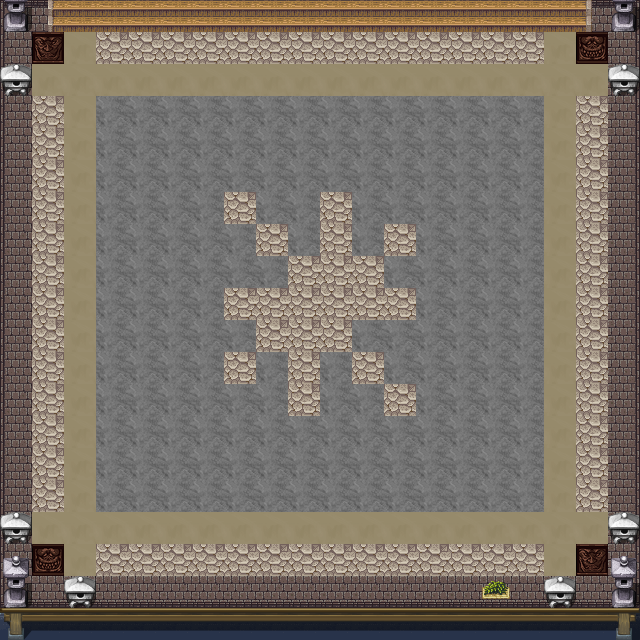

Tiled map render using the project's own tile images. Description and the whole map definition, tile-layer contents included, below:
An orthogonal 20x20 tile map with 32x32 px tiles, 2 tile layers (Tile Layer 1, Tile Layer 2), 3 tilesets.

<map version="1.0" orientation="orthogonal" renderorder="right-down" width="20" height="20" tilewidth="32" tileheight="32" nextobjectid="17">
 <tileset firstgid="1" name="japon2" tilewidth="32" tileheight="32" tilecount="256" columns="16">
  <image source="japon2.png" width="512" height="512" />
  <tile id="129">
   <properties>
    <property name="blocked" type="bool" value="true" />
   </properties>
  </tile>
  <tile id="145">
   <properties>
    <property name="blocked" type="bool" value="true" />
   </properties>
  </tile>
  <tile id="165">
   <properties>
    <property name="blocked" type="bool" value="true" />
   </properties>
  </tile>
  <tile id="166">
   <properties>
    <property name="blocked" type="bool" value="true" />
   </properties>
  </tile>
  <tile id="181">
   <properties>
    <property name="blocked" type="bool" value="true" />
   </properties>
  </tile>
  <tile id="182">
   <properties>
    <property name="blocked" type="bool" value="true" />
   </properties>
  </tile>
 </tileset>
 <tileset firstgid="257" name="hyptosis_til-art-batch-2" tilewidth="32" tileheight="32" tilecount="900" columns="30">
  <image source="hyptosis_til-art-batch-2.png" width="960" height="960" />
  <tile id="140">
   <properties>
    <property name="blocked" type="bool" value="false" />
   </properties>
  </tile>
  <tile id="197">
   <properties>
    <property name="blocked" type="bool" value="true" />
   </properties>
  </tile>
  <tile id="198">
   <properties>
    <property name="blocked" type="bool" value="true" />
   </properties>
  </tile>
  <tile id="199">
   <properties>
    <property name="blocked" type="bool" value="true" />
   </properties>
  </tile>
  <tile id="227">
   <properties>
    <property name="blocked" type="bool" value="true" />
   </properties>
  </tile>
  <tile id="229">
   <properties>
    <property name="blocked" type="bool" value="true" />
   </properties>
  </tile>
  <tile id="250">
   <properties>
    <property name="blocked" type="bool" value="true" />
   </properties>
  </tile>
  <tile id="257">
   <properties>
    <property name="blocked" type="bool" value="true" />
   </properties>
  </tile>
  <tile id="258">
   <properties>
    <property name="blocked" type="bool" value="true" />
   </properties>
  </tile>
  <tile id="259">
   <properties>
    <property name="blocked" type="bool" value="true" />
   </properties>
  </tile>
  <tile id="368">
   <properties>
    <property name="blocked" type="bool" value="false" />
   </properties>
  </tile>
  <tile id="459">
   <properties>
    <property name="blocked" type="bool" value="true" />
   </properties>
  </tile>
  <tile id="670">
   <properties>
    <property name="blocked" type="bool" value="true" />
   </properties>
  </tile>
  <tile id="671">
   <properties>
    <property name="blocked" type="bool" value="true" />
   </properties>
  </tile>
  <tile id="700">
   <properties>
    <property name="blocked" type="bool" value="true" />
   </properties>
  </tile>
  <tile id="701">
   <properties>
    <property name="blocked" type="bool" value="true" />
   </properties>
  </tile>
 </tileset>
 <tileset firstgid="1157" name="hyptosis_tile-art-batch-1" tilewidth="32" tileheight="32" tilecount="900" columns="30">
  <image source="hyptosis_tile-art-batch-1.png" width="960" height="960" />
 </tileset>
 <layer name="Tile Layer 1" width="20" height="20">
  <data encoding="csv">
454,455,455,455,455,455,455,455,455,455,455,455,455,455,455,455,455,455,455,456,
484,1428,18,1135,1135,1135,1135,1135,1135,1135,1135,1135,1135,1135,1135,1135,1135,18,1488,486,
484,18,18,18,18,18,18,18,18,18,18,18,18,18,18,18,18,18,18,486,
484,1135,18,1880,1880,1880,1880,1880,1880,1880,1880,1880,1880,1880,1880,1880,1880,18,1135,486,
484,1135,18,1880,1880,1880,1880,1880,1880,1880,1880,1880,1880,1880,1880,1880,1880,18,1135,486,
484,1135,18,1880,1880,1880,1880,1880,1880,1880,1880,1880,1880,1880,1880,1880,1880,18,1135,486,
484,1135,18,1880,1880,1880,1880,1135,1880,1880,1135,1880,1880,1880,1880,1880,1880,18,1135,486,
484,1135,18,1880,1880,1880,1880,1880,1135,1880,1135,1880,1135,1880,1880,1880,1880,18,1135,486,
484,1135,18,1880,1880,1880,1880,1880,1880,1135,1135,1135,1880,1880,1880,1880,1880,18,1135,486,
484,1135,18,1880,1880,1880,1880,1135,1135,1135,1135,1135,1135,1880,1880,1880,1880,18,1135,486,
484,1135,18,1880,1880,1880,1880,1880,1135,1135,1135,1880,1880,1880,1880,1880,1880,18,1135,486,
484,1135,18,1880,1880,1880,1880,1135,1880,1135,1880,1135,1880,1880,1880,1880,1880,18,1135,486,
484,1135,18,1880,1880,1880,1880,1880,1880,1135,1880,1880,1135,1880,1880,1880,1880,18,1135,486,
484,1135,18,1880,1880,1880,1880,1880,1880,1880,1880,1880,1880,1880,1880,1880,1880,18,1135,486,
484,1135,18,1880,1880,1880,1880,1880,1880,1880,1880,1880,1880,1880,1880,1880,1880,18,1135,486,
484,1135,18,1880,1880,1880,1880,1880,1880,1880,1880,1880,1880,1880,1880,1880,1880,18,1135,486,
484,18,18,18,18,18,18,18,18,18,18,18,18,18,18,18,18,18,18,486,
484,1488,18,1135,1135,1135,1135,1135,1135,1135,1135,1135,1135,1135,1135,1135,1135,18,1428,486,
514,515,515,515,515,515,515,515,515,515,515,515,515,515,515,515,515,515,515,516,
1042,1042,1042,1042,1042,1042,1042,1042,1042,1042,1042,1042,1042,1042,1042,1042,1042,1042,1042,1042
</data>
 </layer>
 <layer name="Tile Layer 2" width="20" height="20">
  <data encoding="csv">
145,1075,1076,1076,1076,1076,1076,1076,1076,1076,1076,1076,1076,1076,1076,1076,1076,1076,1077,145,
0,0,0,0,0,0,0,0,0,0,0,0,0,0,0,0,0,0,0,0,
113,0,0,0,0,0,0,0,0,0,0,0,0,0,0,0,0,0,0,113,
0,0,0,0,0,0,0,0,0,0,0,0,0,0,0,0,0,0,0,0,
0,0,0,0,0,0,0,0,0,0,0,0,0,0,0,0,0,0,0,0,
0,0,0,0,0,0,0,0,0,0,0,0,0,0,0,0,0,0,0,0,
0,0,0,0,0,0,0,0,0,0,0,0,0,0,0,0,0,0,0,0,
0,0,0,0,0,0,0,0,0,0,0,0,0,0,0,0,0,0,0,0,
0,0,0,0,0,0,0,0,0,0,0,0,0,0,0,0,0,0,0,0,
0,0,0,0,0,0,0,0,0,0,0,0,0,0,0,0,0,0,0,0,
0,0,0,0,0,0,0,0,0,0,0,0,0,0,0,0,0,0,0,0,
0,0,0,0,0,0,0,0,0,0,0,0,0,0,0,0,0,0,0,0,
0,0,0,0,0,0,0,0,0,0,0,0,0,0,0,0,0,0,0,0,
0,0,0,0,0,0,0,0,0,0,0,0,0,0,0,0,0,0,0,0,
0,0,0,0,0,0,0,0,0,0,0,0,0,0,0,0,0,0,0,0,
0,0,0,0,0,0,0,0,0,0,0,0,0,0,0,0,0,0,0,0,
113,0,0,0,0,0,0,0,0,0,0,0,0,0,0,0,0,0,0,113,
129,0,0,0,0,0,0,0,0,0,0,0,0,0,0,0,0,0,0,129,
145,0,113,0,0,0,0,0,0,0,0,0,0,0,0,318,0,113,0,145,
132,133,133,133,133,133,133,133,133,133,133,133,133,133,133,133,133,133,133,135
</data>
 </layer>
</map>
